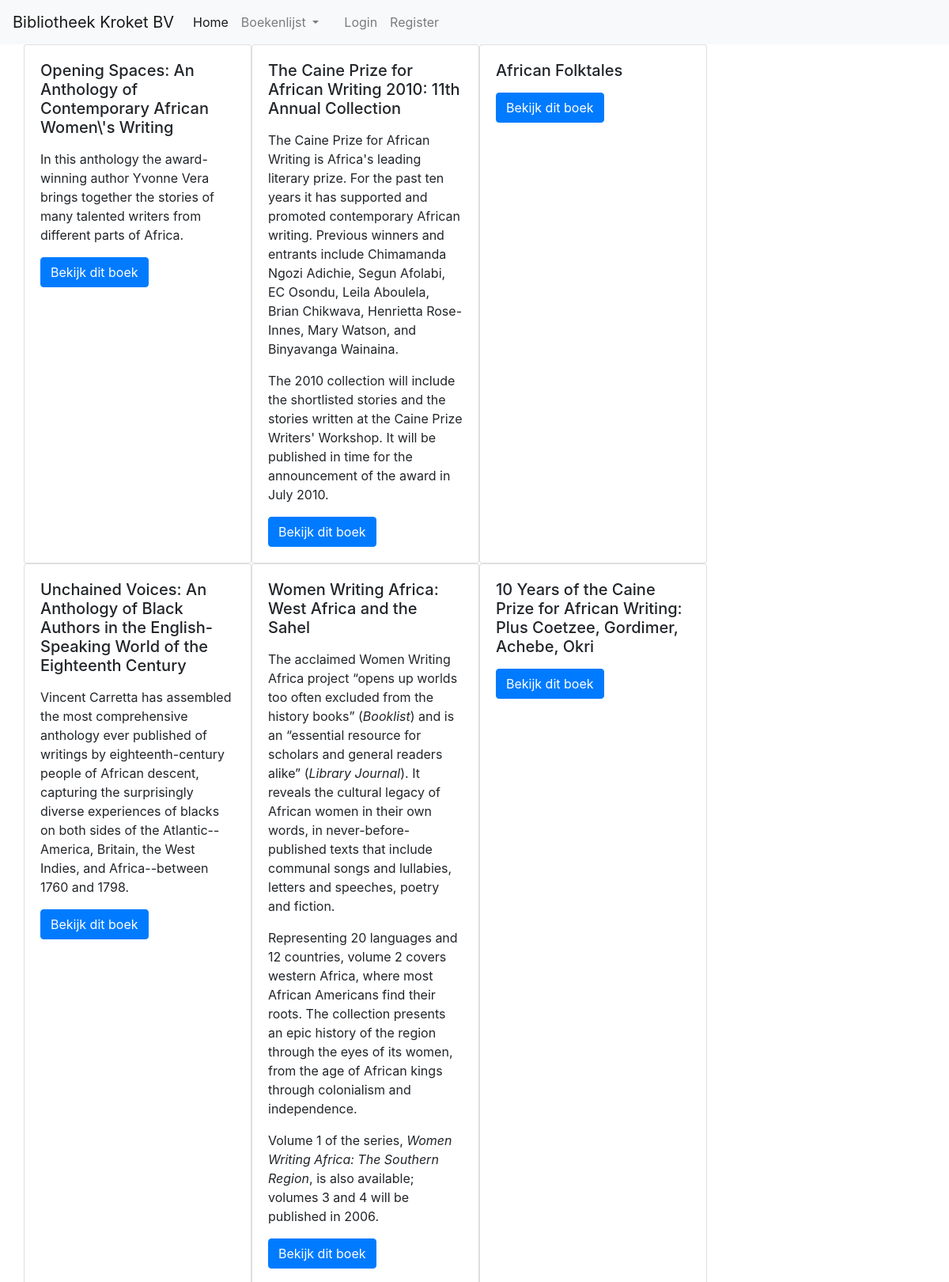
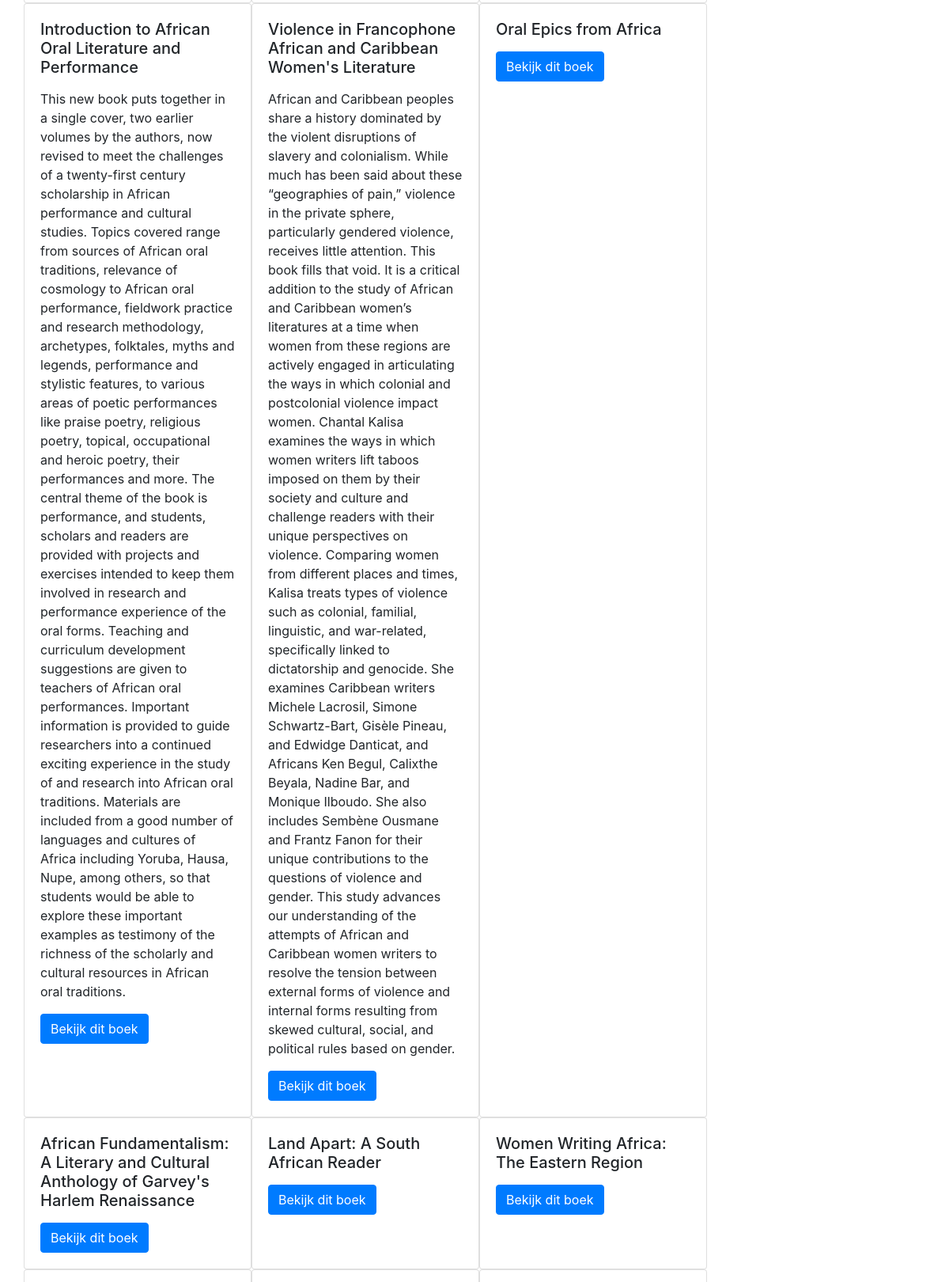
The page / (upper part) on the database its author committed (2 pictures, top to bottom).
### tables this page shows
CREATE TABLE `books` (
  `id` int(11) NOT NULL,
  `title` varchar(199) DEFAULT NULL,
  `author` varchar(45) DEFAULT NULL,
  `isbn13` bigint(20) DEFAULT NULL,
  `format` varchar(21) DEFAULT NULL,
  `publisher` varchar(46) DEFAULT NULL,
  `pages` int(11) DEFAULT NULL,
  `dimensions` varchar(32) DEFAULT NULL,
  `overview` varchar(18591) DEFAULT NULL
);

### index.php (the view, shortened to what this page needs)
<?php
include('includes/header.php');
require_once('config/database.php');
?>
<div class="container">
    <div class="row">
        <?php
        $result = $dbconn->prepare("SELECT id, title, author, publisher, overview FROM books");
        if ($result === false) {
            echo mysqli_error($dbconn);
        } else {
            $result->bind_result($id, $title, $author, $publisher, $overview);
            if ($result->execute()) {
                $result->store_result();
                while ($result->fetch()) {
        ?>
                    <div class="card" style="width:18rem">
                        <div class="card-body">
                            <h5 class="card-title"><?php echo $title ?></h5>
                            <p class="card-description"><?php echo $overview ?></p>
                            <a href="details.php?id=<?php echo $id ?>" class="btn btn-primary">Bekijk dit boek</a>
                        </div>
                    </div>
        <?php
                }
            }
        }
        ?>
    </div>
</div>
<?php
include('includes/footer.php');
?>

### includes/header.php (shortened to what this page needs)
<!DOCTYPE html>
<html lang="en">
<head>
    <link rel="stylesheet" href="https://maxcdn.bootstrapcdn.com/bootstrap/4.0.0/css/bootstrap.min.css">
    <link rel="stylesheet" href="assets/css/style.css">
</head>
<body>
    <nav class="navbar navbar-expand-lg navbar-light bg-light">
        <a class="navbar-brand" href="#"><?php echo COMPANY_NAME ?></a>
        <div class="collapse navbar-collapse" id="navbarNavAltMarkup">
            <div class="navbar-nav">
                <a class="nav-item nav-link active" href="#">Home <span class="sr-only">(current)</span></a>
                <li class="nav-item dropdown">
                <a class="nav-link dropdown-toggle" href="boeken.php" id="navbarDropdown" role="button" data-toggle="dropdown" aria-haspopup="true" aria-expanded="false">
                    Boekenlijst
                </a>
                </li>
                <a class="nav-item nav-link" href="#"></a>
                <?php
                if (!isset($_SESSION['userId'])) {
                ?>
                    <a class="nav-item nav-link" href="#">Login</a>
                    <a class="nav-item nav-link" href="#">Register</a>
                <?php
                } else {
                ?>
                    <a href="#" class="nav-item nav-link">Welkom, <?php echo $_SESSION['userName'] ?></a>
                <?php
                }
                ?>
            </div>
        </div>
    </nav>

### includes/footer.php (shortened to what this page needs)
</body>
</html>

### rows shown on the page
books: title "Opening Spaces: An Anthology of Contemporary African Women\\'s Writing", overview "In this anthology the award-winning author Yvonne Vera brings together the stories of many talented writers from different parts of Africa."
books: title "The Caine Prize for African Writing 2010: 11th Annual Collection", overview "The Caine Prize for African Writing is Africa's leading literary prize. For the past ten years it has supported and promoted contemporary African writing. Previous winners and entrants include Chimamanda Ngozi Adichie, Segun Afolabi, EC Osondu, Leila Aboulela, Brian Chikwava, Henrietta Rose-Innes, Mary Watson, and Binyavanga Wainaina. The 2010 collection will include the shortlisted stories and the stories written at the Caine Prize Writers' Workshop. It will be published in time for the announcement of the award in July 2010."
books: title "African Folktales"
books: title "Unchained Voices: An Anthology of Black Authors in the English-Speaking World of the Eighteenth Century", overview "Vincent Carretta has assembled the most comprehensive anthology ever published of writings by eighteenth-century people of African descent, capturing the surprisingly diverse experiences of blacks on both sides of the Atlantic--America, Britain, the West Indies, and Africa--between 1760 and 1798."
books: title "Women Writing Africa: West Africa and the Sahel", overview "The acclaimed Women Writing Africa project “opens up worlds too often excluded from the history books” ( Booklist ) and is an “essential resource for scholars and general readers alike” ( Library Journal ). It reveals the cultural legacy of African women in their own words, in never-before- published texts that include communal songs and lullabies, letters and speeches, poetry and fiction. Representing 20 languages and 12 countries, volume 2 covers western Africa, where most African Americans find their roots. The collection presents an epic history of the region through the eyes of its women, from the age of African kings through colonialism and independence. Volume 1 of the series, Women…"
books: title "10 Years of the Caine Prize for African Writing: Plus Coetzee, Gordimer, Achebe, Okri"
books: title "Introduction to African Oral Literature and Performance", overview "This new book puts together in a single cover, two earlier volumes by the authors, now revised to meet the challenges of a twenty-first century scholarship in African performance and cultural studies. Topics covered range from sources of African oral traditions, relevance of cosmology to African oral performance, fieldwork practice and research methodology, archetypes, folktales, myths and legends, performance and stylistic features, to various areas of poetic performances like praise poetry, religious poetry, topical, occupational and heroic poetry, their performances and more. The central theme of the book is performance, and students, scholars and readers are provided with projects and…"
books: title "Violence in Francophone African and Caribbean Women's Literature", overview "African and Caribbean peoples share a history dominated by the violent disruptions of slavery and colonialism. While much has been said about these “geographies of pain,” violence in the private sphere, particularly gendered violence, receives little attention. This book fills that void. It is a critical addition to the study of African and Caribbean women’s literatures at a time when women from these regions are actively engaged in articulating the ways in which colonial and postcolonial violence impact women. Chantal Kalisa examines the ways in which women writers lift taboos imposed on them by their society and culture and challenge readers with their unique perspectives on violence.…"
books: title "Oral Epics from Africa"
books: title "African Fundamentalism: A Literary and Cultural Anthology of Garvey's Harlem Renaissance"
books: title "Land Apart: A South African Reader"
books: title "Women Writing Africa: The Eastern Region"

### other values the page prints
COMPANY_NAME "Bibliotheek Kroket BV"
